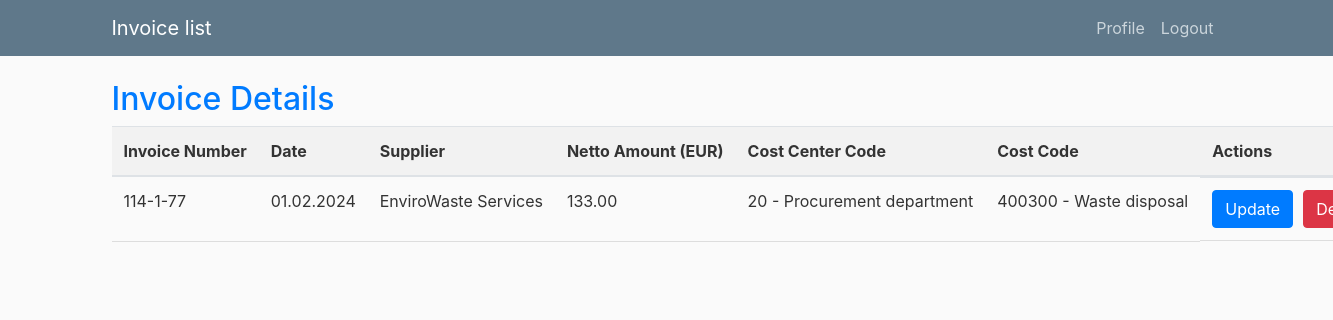
The page /detail/18/ (signed in) on the database its author committed.
### invoice/models.py (models this page shows, shortened)
class Invoice(models.Model):
    cost_code = models.ForeignKey(TypeOfCost, on_delete=models.CASCADE)
    cost_center_code = models.ForeignKey(CostCenter, on_delete=models.CASCADE)
    supplier = models.ForeignKey(Supplier, on_delete=models.CASCADE)
    netto_amount = models.DecimalField(max_digits=10, decimal_places=2)
    date = models.DateField()
    invoice_number = models.CharField(max_length=20)
    user = models.ForeignKey(User, on_delete=models.CASCADE)

class Supplier(models.Model):
	supplier_name = models.CharField(max_length=40)
	def __str__(self):
         return self.supplier_name

class CostCenter(models.Model):
	cost_center_code = models.IntegerField()
	cost_center_name = models.CharField(max_length=40)
	def __str__(self):
	   return f"{self.cost_center_code} - {self.cost_center_name}"

class TypeOfCost(models.Model):
	cost_code = models.IntegerField()
	cost_name = models.CharField(max_length=40)
	def __str__(self):
	   return f"{self.cost_code} - {self.cost_name}"

### invoice/views.py (the view)
# urls.py: path('detail/<int:pk>/', views.invoice_detail, name='invoice-detail'),
@login_required
def invoice_detail(request, pk):
    invoice = get_object_or_404(Invoice, pk=pk)
    return render(request, 'invoice/invoice_detail.html', {'invoice': invoice})

### users/templatetags/custom_filters.py (called while the page is built)
@register.filter
def format_number(value):
    try:
        locale.setlocale(locale.LC_ALL, 'it_IT.UTF-8')
        formatted_value = locale.format_string("%0.2f", value, grouping=True)
        return formatted_value
    except (ValueError, locale.Error):
        return value

### invoice/templates/invoice/invoice_detail.html (shortened to what this page needs)
{% extends "invoice/base.html" %}
{% load static %}
{% load custom_filters %}
{% block content %}
    <h2 style="color: #007bff;">Invoice Details</h2>
    <div class="table">
        <table style="width: 100%;">
                <tr style="width: 1%;white-space: nowrap;">
                    <th scope="col" >Invoice Number</th>
                    <th scope="col">Date</th>
                    <th scope="col">Supplier</th>
                    <th scope="col">Netto Amount (EUR)</th>
                    <th scope="col">Cost Center Code</th>
                    <th scope="col" >Cost Code</th>
                    <th scope="col">Actions</th>
            <tbody>
                <tr style="width: 1%;white-space: nowrap;">
                    <td>{{ invoice.invoice_number }}</td>
                    <td>{{ invoice.date|date:"d.m.Y" }}</td>
                    <td>{{ invoice.supplier }}</td>
                    <td>{{ invoice.netto_amount|format_number }}</td>
                    <td>{{ invoice.cost_center_code }}</td>
                    <td>{{ invoice.cost_code }}</td>
                    <td style="display: flex; align-items: center;">
                        <a href="{% url 'update_invoice' pk=invoice.pk %}" class="btn btn-primary" style="margin-right: 10px;">Update</a>
                        <form action="{% url 'delete_invoice' invoice.pk %}" method="post" style="display: inline;">
                            <button type="submit" class="btn btn-danger" onclick="return confirm('Are you sure you want to delete this invoice?');">Delete</button>
                        </form>
                    </td>
                </tr>
            </tbody>
        </table>
</div>
{% endblock content %}

### invoice/static/invoice/main.css (style rules this page uses)
body { background: #fafafa; color: #333333; margin-top: 5rem; }
h1, h2, h3, h4, h5, h6 { color: #444444; }
.table { width: 100%; border-collapse: collapse; }
th, td { padding: 8px; text-align: left; border-bottom: 1px solid #ddd; }
th { background-color: #f2f2f2; color: #333; font-weight: bold; }
td { vertical-align: top; }

### rows shown on the page
Invoice: invoice_number "114-1-77", date "01.02.2024", supplier "EnviroWaste Services", netto_amount "133.00", cost_center_code "20 - Procurement department", cost_code "400300 - Waste disposal"
